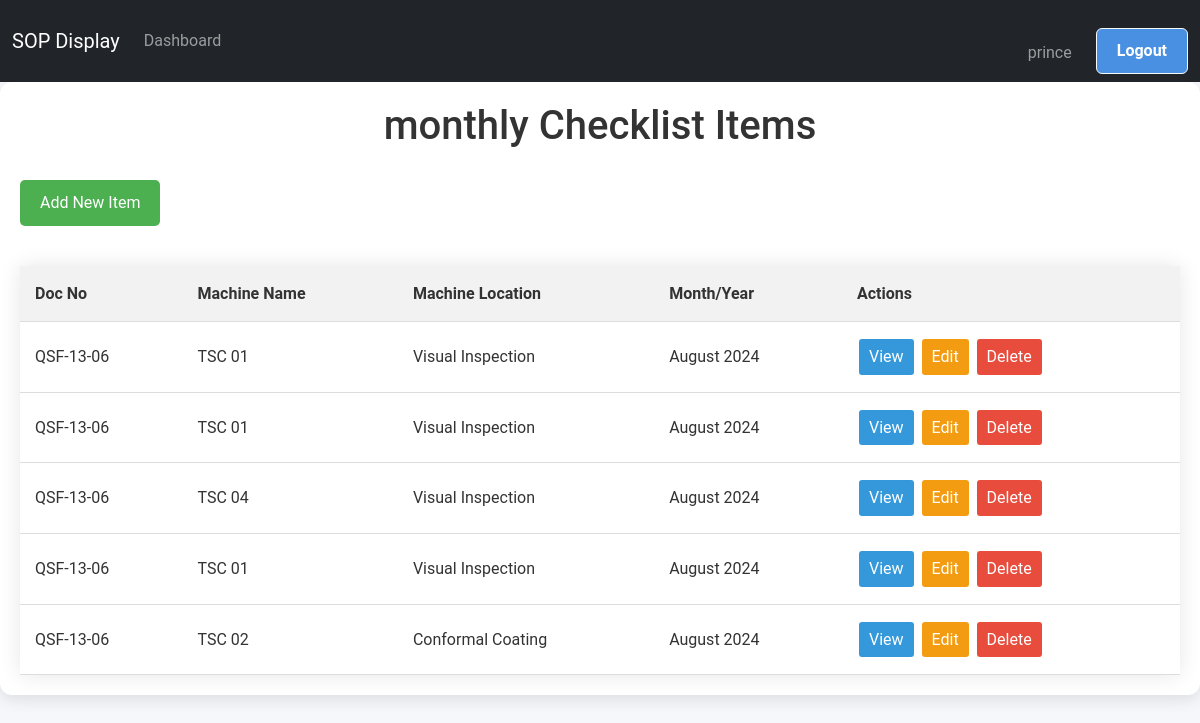
The app's page /screen/maintenance/monthly/list/ (signed in), older data.
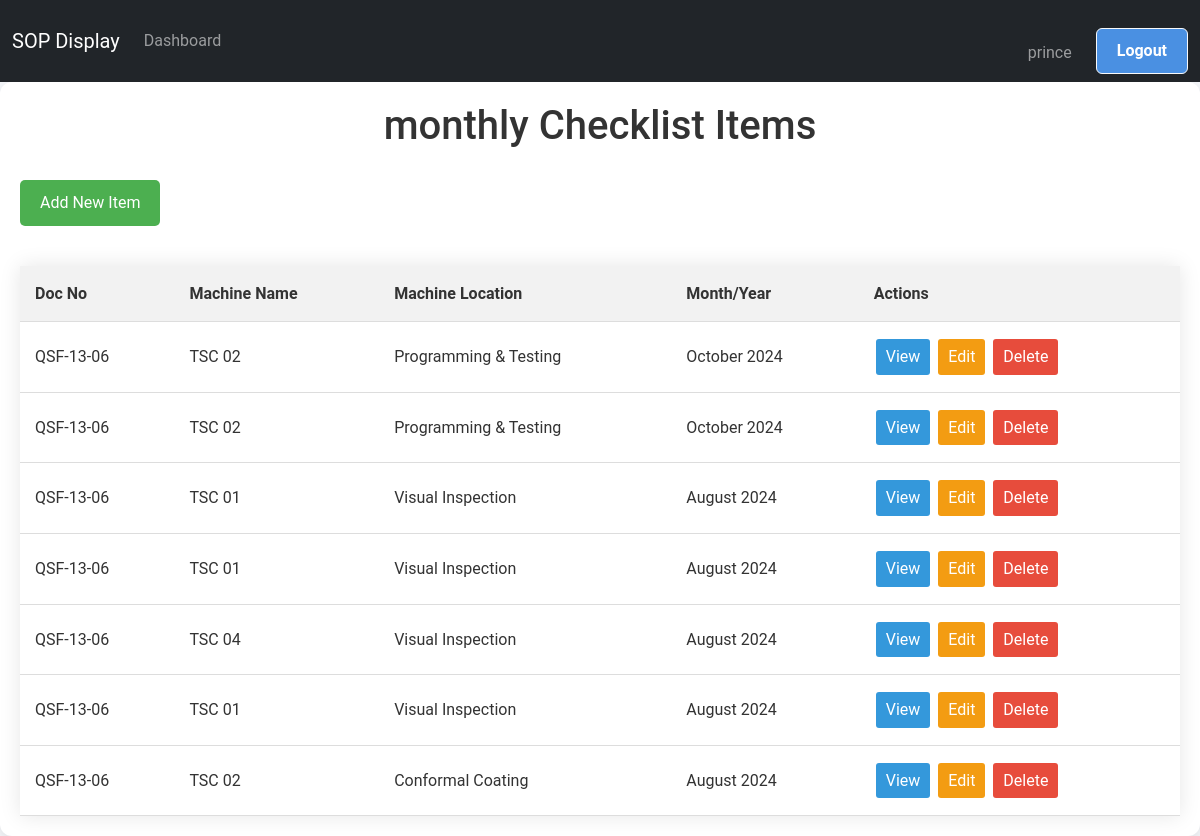
The same page, newer data.
### screen_app/models.py (models this page shows, shortened)
class MonthlyChecklistItem(models.Model):
    TICK_CHOICES = [
        ('✔', 'OK'),
        ('✘', 'Not OK'),
        ('', 'Not Checked')
    ]
    manager = models.ForeignKey(User, on_delete=models.CASCADE, default=None ,blank=True)
    station=models.CharField(max_length=200,choices=STATION_CHOICES)
    doc_number = models.CharField(max_length=20, default="QSF-13-06",blank=True)
    rev_number = models.CharField(max_length=10, default="02")
    rev_date = models.DateField(default="2022-12-31")
    machine_name = models.CharField(max_length=100, choices=MACHINE_NAME_CHOICES)
    control_number = models.CharField(max_length=100,choices=CONTROL_NUMBER_CHOICES)
    machine_location = models.ForeignKey(MachineLocation, on_delete=models.CASCADE, verbose_name="Process/Operation")
    month_year = models.DateField(default=timezone.now)
    CHECK_POINT_CHOICES = (
        ('Check Machine Earthing (Leakage Voltage)', 'Check Machine Earthing (Leakage Voltage)'),
        ('Check all parameter', 'Check all parameter'),
        ('Check Working condition', 'Check Working condition'),
        ('Check Operation of Sensors', 'Check Operation of Sensors'),
        ('Check condition of all fixture','Check condition of all fixture'),
    )
    REQUIREMENT_RANGE_CHOICES = (
        ('< 2 V', '< 2 V'),
        ('Condition Proper', 'Condition Proper'),
        ('Condition Proper', 'Condition Proper'),
        ('Proper Condition', 'Proper Condition'),
    )
    METHOD_OF_CHECKING_CHOICES = (
        ('By Parameter', 'By Parameter'),
        ('By Condition', 'By Condition'),
        ('By Condition', 'By Condition'),
        ('By Fixture', 'By Fixture'),
    )
    date = models.DateField(default=timezone.now,blank=True)
    check_point_12 = models.CharField(max_length=200, choices=CHECK_POINT_CHOICES, default='Check Machine Earthing (Leakage Voltage)',blank=True)
    requirement_range_12 = models.CharField(max_length=200, choices=REQUIREMENT_RANGE_CHOICES, default='< 2 V',blank=True)
    method_of_checking_12 = models.CharField(max_length=200, choices=METHOD_OF_CHECKING_CHOICES, default='By Parameter',blank=True)
    TICK_CHOICES = [
        ('✔', 'OK'),
        ('✘', 'Not OK'),
        ('', 'Not Checked')
    ]
    Remark_12=models.CharField(max_length=100,choices=TICK_CHOICES)
    checked_by_Operator = models.CharField(max_length=100,choices=TICK_CHOICES,default='',blank=True)
    approved_by_Supervisor = models.CharField(max_length=100,choices=TICK_CHOICES ,default='',blank=True)

class MachineLocation(models.Model):
    location_name = models.CharField(max_length=100, unique=True, verbose_name="Machine Location")
    min_skill_required = models.IntegerField(verbose_name="Minimum Skill Required")
    def __str__(self):
        return self.location_name

### screen_app/views.py (the view)
# urls.py: path('maintenance/monthly/list/', ListMonthlyChecklistItem.as_view(), name='list_monthly'),
@method_decorator(staff_member_required, name='dispatch')
class ListMonthlyChecklistItem(ListView):
    model = MonthlyChecklistItem
    template_name = 'Maintenance/monthly/list_monthly.html'
    context_object_name = 'records'
    ordering = ['-month_year']

### screen_app/templates/Maintenance/monthly/list_monthly.html (shortened to what this page needs)
{% extends "base.html" %}
{% block content %}
<div class="container">
    <h1>monthly Checklist Items</h1>
    <a href="{% url 'add_monthly' %}" class="add-new-btn">Add New Item</a>
    {% if records %}
    <table class="excel-table">
        <thead>
            <tr>
                <th>Doc No</th>
                <th>Machine Name</th>
                <th>Machine Location</th>
                <th>Month/Year</th>
                <th>Actions</th>
            </tr>
        </thead>
        <tbody>
            {% for record in records %}
            <tr>
                <td>{{record.doc_number}}</td>
                <td>{{record.get_machine_name_display}}</td>
                <td>{{record.machine_location}}</td>
                <td>{{record.month_year|date:"F Y"}}</td>
                <td>
                    <a href="{% url 'monthly_detail' record.pk %}" class="action-btn view-btn">View</a>
                    <a href="{% url 'update_monthly' record.pk %}" class="action-btn edit-btn">Edit</a>
                    <a href="{% url 'delete_monthly' record.pk %}" class="action-btn delete-btn">Delete</a>
                </td>
            </tr>
            {% endfor %}
        </tbody>
    </table>
    {% else %}
    <p class="no-records">No monthly checklist items found.</p>
    {% endif %}
</div>
{% endblock content %}

Row changes from the older to the newer data that the page shows:
added MonthlyChecklistItem: doc_number "QSF-13-06", machine_name "TSC 02", machine_location "Programming & Testing", month_year "October 2024"
added MonthlyChecklistItem: doc_number "QSF-13-06", machine_name "TSC 02", machine_location "Programming & Testing", month_year "October 2024"
